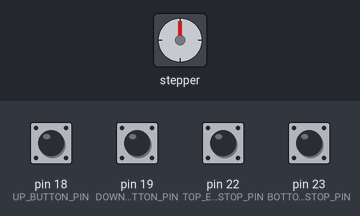
Recording of a sketch running on a simulated Arduino Mega 2560, built with avr-gcc and run on an emulated ATmega2560. On the bench: stepper motor. Wiring (inferred from the names in the program): stepper motor driver (200 steps per turn assumed): step pin 2; direction pin 4. Inputs (shaded band) come from the test bench; at power-on: pin 18 (UP_BUTTON_PIN), pin 19 (DOWN_BUTTON_PIN), pin 22 (TOP_ENDSTOP_PIN), pin 23 (BOTTOM_ENDSTOP_PIN) HIGH.

Above: at 1.2 s.
1.3 s: pin 18 (UP_BUTTON_PIN) pulled LOW for 1 s
At 2.8 s:
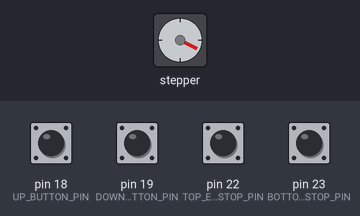
3.8 s: pin 19 (DOWN_BUTTON_PIN) pulled LOW for 0.15 s
At 4.6 s:
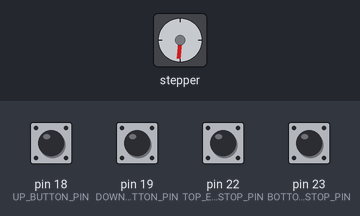
5.4 s: pin 18 (UP_BUTTON_PIN) pulled LOW for 0.15 s
At 5.8 s:
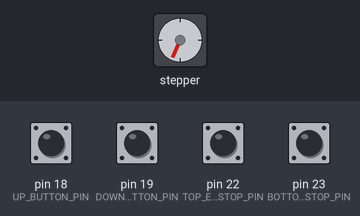
7.0 s: pin 19 (DOWN_BUTTON_PIN) pulled LOW for 1 s
At 7.45 s:
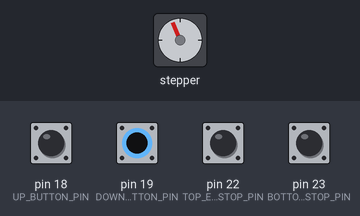
9.5 s: pin 18 (UP_BUTTON_PIN) pulled LOW for 1 s
At 11.4 s:
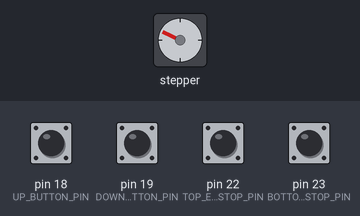
12.0 s: pin 18 (UP_BUTTON_PIN) pulled LOW for 0.15 s
At 13.3 s:
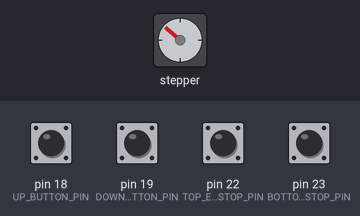
Timing chart, 0 to 14.6 s (numbered marks = the images above; inputs shaded):
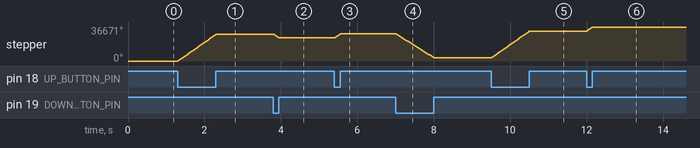

Measured:
- after the input at 1.3 s, stepper: turns 28917° clockwise in 1.0 s, starting at once
- after the input at 3.8 s, stepper: turns 3892° counter-clockwise in 0.15 s, starting at once
- after the input at 5.4 s, stepper: turns 4338° clockwise in 0.15 s, starting at once
- after the input at 7.0 s, stepper: turns 25945° counter-clockwise in 1.0 s, starting at once
- after the input at 9.5 s, stepper: turns 28917° clockwise in 1.0 s, starting at once
- after the input at 12.0 s, stepper: turns 4336° clockwise in 0.15 s, starting at once

The sketch:

test_motore_completo.ino
```cpp
// --- Controllo Motore con Pulsanti ed Endstop (Non-bloccante) ---

// --- CONFIGURAZIONE PIN ---
// Motore
const int PUL_PIN = 2;
const int DIR_PIN = 4;

// Pulsanti
const int UP_BUTTON_PIN = 18;
const int DOWN_BUTTON_PIN = 19;

// NUOVO: Endstop (sullo stesso lato degli altri pin)
const int TOP_ENDSTOP_PIN = 22;   // Endstop in Cima
const int BOTTOM_ENDSTOP_PIN = 23; // Endstop in Basso

// --- PARAMETRI DI MOVIMENTO ---
long pulse_delay_micros = 20;

// Variabili di stato per il motore
unsigned long lastPulseTime = 0;
bool pulseState = LOW;

void setup() {
  // Imposta i pin del motore come uscite
  pinMode(PUL_PIN, OUTPUT);
  pinMode(DIR_PIN, OUTPUT);

  // Imposta i pin dei pulsanti come ingressi con pull-up
  pinMode(UP_BUTTON_PIN, INPUT_PULLUP);
  pinMode(DOWN_BUTTON_PIN, INPUT_PULLUP);

  // Imposta i pin degli endstop come ingressi con pull-up
  pinMode(TOP_ENDSTOP_PIN, INPUT_PULLUP);
  pinMode(BOTTOM_ENDSTOP_PIN, INPUT_PULLUP);
}

void loop() {
  bool motorShouldMove = false;

  // 1. LETTURA DEGLI ENDSTOP
  bool isTopEndstopTriggered = (digitalRead(TOP_ENDSTOP_PIN) == LOW);
  bool isBottomEndstopTriggered = (digitalRead(BOTTOM_ENDSTOP_PIN) == LOW);

  // 2. CONTROLLO DEI PULSANTI CON LOGICA DEGLI ENDSTOP
  if (digitalRead(UP_BUTTON_PIN) == LOW && !isTopEndstopTriggered) {
    digitalWrite(DIR_PIN, HIGH);
    motorShouldMove = true;
  }
  else if (digitalRead(DOWN_BUTTON_PIN) == LOW && !isBottomEndstopTriggered) {
    digitalWrite(DIR_PIN, LOW);
    motorShouldMove = true;
  }

  // 3. CONTROLLO DEL MOTORE
  if (motorShouldMove) {
    if (micros() - lastPulseTime >= pulse_delay_micros) {
      lastPulseTime = micros();
      pulseState = !pulseState;
      digitalWrite(PUL_PIN, pulseState);
    }
  }
}
```
